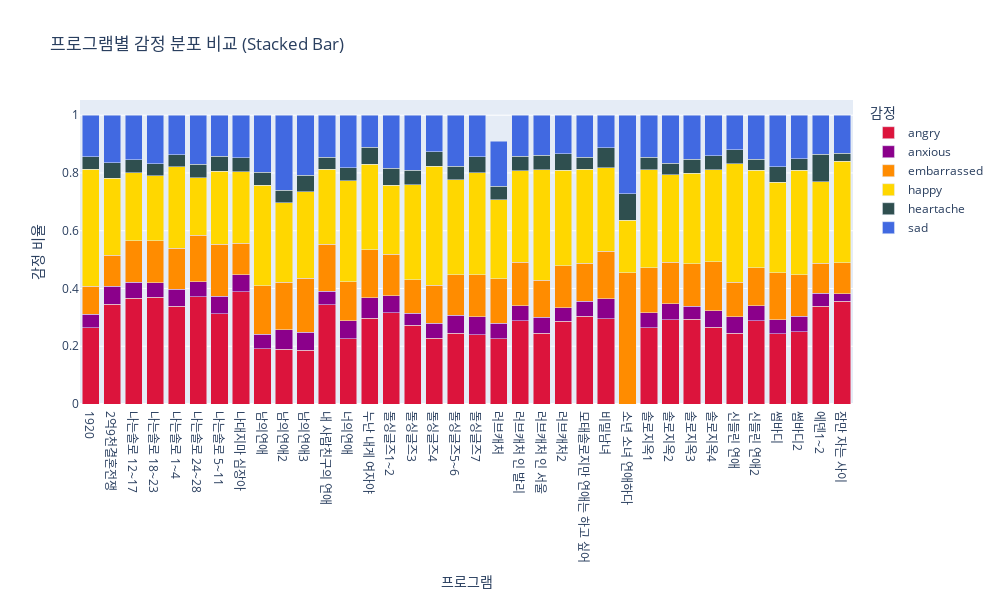

Source (notebook cell):
### Markdown cell above
## 2. 인터랙티브 감정 분석 (프로그램별 & 시계열)
- **목표**: 개별 프로그램별 감정 라벨 분포 확인 및 시간 흐름에 따른 감정 변화 시각화
- **도구**: Plotly (인터랙티브 그래프)

### Code cell
# 1. 프로그램별 감정 라벨 분포 (인터랙티브 Stacked Bar Chart)
# 데이터 준비 (Melt)
emotion_cols = [col for col in program_df.columns if col.endswith('_ratio') and 'avg' in col]
# 컬럼명 정리 (avg_angry_ratio -> angry)
rename_map = {col: col.replace('avg_', '').replace('_ratio', '') for col in emotion_cols}

program_melted = program_df.melt(
    id_vars=['program'], 
    value_vars=emotion_cols,
    var_name='Emotion', 
    value_name='Ratio'
)
program_melted['Emotion'] = program_melted['Emotion'].map(rename_map)

# 색상 매핑 정의 (일관성을 위해)
color_map = {
    'happy': '#FFD700',       # 금색
    'sad': '#4169E1',         # 파랑
    'angry': '#DC143C',       # 빨강
    'anxious': '#8B008B',     # 보라
    'embarrassed': '#FF8C00', # 오렌지
    'heartache': '#2F4F4F'    # 진한 회색
}

fig = px.bar(
    program_melted, 
    x='program', 
    y='Ratio', 
    color='Emotion',
    title='프로그램별 감정 분포 비교 (Stacked Bar)',
    color_discrete_map=color_map,
    hover_data={'Ratio': ':.1%'}
)

fig.update_layout(
    xaxis_title='프로그램',
    yaxis_title='감정 비율',
    legend_title_text='감정',
    barmode='stack',
    width=1000,
    height=600
)
fig.show()

### Figure 1 — Plotly figure (JSON) as saved in the notebook; plotly's stock layout.template omitted (floating-point values rounded to 4 significant figures)
{"data": [{"hovertemplate": "Emotion=angry<br>program=%{x}<br>Ratio=%{y:.1%}<extra></extra>", "legendgroup": "angry", "marker": {"color": "#DC143C", "pattern": {"shape": ""}}, "name": "angry", "orientation": "v", "showlegend": true, "textposition": "auto", "type": "bar", "x": ["1920", "2억9천결혼전쟁", "나는솔로 12~17", "나는솔로 18~23", "나는솔로 1~4", "나는솔로 24~28", "나는솔로 5~11", "나대지마 심장아", "남의연애", "남의연애2", "남의연애3", "내 사람친구의 연애", "너의연애", "누난 내게 여자야", "돌싱글즈1~2", "돌싱글즈3", "돌싱글즈4", "돌싱글즈5~6", "돌싱글즈7", "러브캐처", "러브캐처 인 발리", "러브캐처 인 서울", "러브캐처2", "모태솔로지만 연애는 하고 싶어", "비밀남녀", "소년 소녀 연애하다", "솔로지옥1", "솔로지옥2", "솔로지옥3", "솔로지옥4", "신들린 연애", "신들린 연애2", "썸바디", "썸바디2", "에덴1~2", "잠만 자는 사이"], "xaxis": "x", "y": [0.2646, 0.3459, 0.3664, 0.3703, 0.3384, 0.3713, 0.3124, 0.3891, 0.1918, 0.1889, 0.1869, 0.3445, 0.2257, 0.2972, 0.3153, 0.2728, 0.2277, 0.2454, 0.2401, 0.2261, 0.2881, 0.2448, 0.2867, 0.3041, 0.2955, 0.0, 0.2638, 0.2923, 0.2933, 0.2665, 0.2445, 0.2881, 0.2433, 0.2504, 0.338, 0.3554], "yaxis": "y"}, {"hovertemplate": "Emotion=anxious<br>program=%{x}<br>Ratio=%{y:.1%}<extra></extra>", "legendgroup": "anxious", "marker": {"color": "#8B008B", "pattern": {"shape": ""}}, "name": "anxious", "orientation": "v", "showlegend": true, "textposition": "auto", "type": "bar", "x": ["1920", "2억9천결혼전쟁", "나는솔로 12~17", "나는솔로 18~23", "나는솔로 1~4", "나는솔로 24~28", "나는솔로 5~11", "나대지마 심장아", "남의연애", "남의연애2", "남의연애3", "내 사람친구의 연애", "너의연애", "누난 내게 여자야", "돌싱글즈1~2", "돌싱글즈3", "돌싱글즈4", "돌싱글즈5~6", "돌싱글즈7", "러브캐처", "러브캐처 인 발리", "러브캐처 인 서울", "러브캐처2", "모태솔로지만 연애는 하고 싶어", "비밀남녀", "소년 소녀 연애하다", "솔로지옥1", "솔로지옥2", "솔로지옥3", "솔로지옥4", "신들린 연애", "신들린 연애2", "썸바디", "썸바디2", "에덴1~2", "잠만 자는 사이"], "xaxis": "x", "y": [0.04681, 0.06234, 0.05551, 0.04967, 0.05869, 0.05143, 0.0615, 0.05914, 0.05039, 0.06835, 0.06129, 0.04605, 0.06271, 0.07033, 0.05942, 0.04064, 0.05202, 0.06229, 0.06173, 0.05382, 0.05215, 0.05594, 0.04696, 0.05249, 0.06846, 0.0, 0.05267, 0.05431, 0.04577, 0.0556, 0.05706, 0.05246, 0.04886, 0.05287, 0.04504, 0.02566], "yaxis": "y"}, {"hovertemplate": "Emotion=embarrassed<br>program=%{x}<br>Ratio=%{y:.1%}<extra></extra>", "legendgroup": "embarrassed", "marker": {"color": "#FF8C00", "pattern": {"shape": ""}}, "name": "embarrassed", "orientation": "v", "showlegend": true, "textposition": "auto", "type": "bar", "x": ["1920", "2억9천결혼전쟁", "나는솔로 12~17", "나는솔로 18~23", "나는솔로 1~4", "나는솔로 24~28", "나는솔로 5~11", "나대지마 심장아", "남의연애", "남의연애2", "남의연애3", "내 사람친구의 연애", "너의연애", "누난 내게 여자야", "돌싱글즈1~2", "돌싱글즈3", "돌싱글즈4", "돌싱글즈5~6", "돌싱글즈7", "러브캐처", "러브캐처 인 발리", "러브캐처 인 서울", "러브캐처2", "모태솔로지만 연애는 하고 싶어", "비밀남녀", "소년 소녀 연애하다", "솔로지옥1", "솔로지옥2", "솔로지옥3", "솔로지옥4", "신들린 연애", "신들린 연애2", "썸바디", "썸바디2", "에덴1~2", "잠만 자는 사이"], "xaxis": "x", "y": [0.09681, 0.1072, 0.1429, 0.1446, 0.1424, 0.1613, 0.1789, 0.1085, 0.1677, 0.1652, 0.1867, 0.1621, 0.1352, 0.1662, 0.1436, 0.1171, 0.131, 0.1403, 0.1459, 0.1531, 0.1508, 0.1273, 0.1456, 0.1306, 0.1654, 0.4545, 0.1557, 0.144, 0.1462, 0.1698, 0.1192, 0.1308, 0.1618, 0.1437, 0.1043, 0.1072], "yaxis": "y"}, {"hovertemplate": "Emotion=happy<br>program=%{x}<br>Ratio=%{y:.1%}<extra></extra>", "legendgroup": "happy", "marker": {"color": "#FFD700", "pattern": {"shape": ""}}, "name": "happy", "orientation": "v", "showlegend": true, "textposition": "auto", "type": "bar", "x": ["1920", "2억9천결혼전쟁", "나는솔로 12~17", "나는솔로 18~23", "나는솔로 1~4", "나는솔로 24~28", "나는솔로 5~11", "나대지마 심장아", "남의연애", "남의연애2", "남의연애3", "내 사람친구의 연애", "너의연애", "누난 내게 여자야", "돌싱글즈1~2", "돌싱글즈3", "돌싱글즈4", "돌싱글즈5~6", "돌싱글즈7", "러브캐처", "러브캐처 인 발리", "러브캐처 인 서울", "러브캐처2", "모태솔로지만 연애는 하고 싶어", "비밀남녀", "소년 소녀 연애하다", "솔로지옥1", "솔로지옥2", "솔로지옥3", "솔로지옥4", "신들린 연애", "신들린 연애2", "썸바디", "썸바디2", "에덴1~2", "잠만 자는 사이"], "xaxis": "x", "y": [0.4038, 0.2663, 0.2353, 0.2263, 0.2829, 0.2001, 0.254, 0.2472, 0.3481, 0.2744, 0.3, 0.2604, 0.3487, 0.2966, 0.2388, 0.3295, 0.4125, 0.3283, 0.3537, 0.2734, 0.316, 0.3828, 0.3299, 0.3262, 0.2887, 0.1818, 0.339, 0.3027, 0.3132, 0.3189, 0.4111, 0.3385, 0.3136, 0.3621, 0.2816, 0.3526], "yaxis": "y"}, {"hovertemplate": "Emotion=heartache<br>program=%{x}<br>Ratio=%{y:.1%}<extra></extra>", "legendgroup": "heartache", "marker": {"color": "#2F4F4F", "pattern": {"shape": ""}}, "name": "heartache", "orientation": "v", "showlegend": true, "textposition": "auto", "type": "bar", "x": ["1920", "2억9천결혼전쟁", "나는솔로 12~17", "나는솔로 18~23", "나는솔로 1~4", "나는솔로 24~28", "나는솔로 5~11", "나대지마 심장아", "남의연애", "남의연애2", "남의연애3", "내 사람친구의 연애", "너의연애", "누난 내게 여자야", "돌싱글즈1~2", "돌싱글즈3", "돌싱글즈4", "돌싱글즈5~6", "돌싱글즈7", "러브캐처", "러브캐처 인 발리", "러브캐처 인 서울", "러브캐처2", "모태솔로지만 연애는 하고 싶어", "비밀남녀", "소년 소녀 연애하다", "솔로지옥1", "솔로지옥2", "솔로지옥3", "솔로지옥4", "신들린 연애", "신들린 연애2", "썸바디", "썸바디2", "에덴1~2", "잠만 자는 사이"], "xaxis": "x", "y": [0.04493, 0.05421, 0.04514, 0.04132, 0.04011, 0.04572, 0.05184, 0.04884, 0.04421, 0.04377, 0.05766, 0.04139, 0.04545, 0.05865, 0.05869, 0.04992, 0.05015, 0.04666, 0.05432, 0.04778, 0.05109, 0.05121, 0.05684, 0.04107, 0.06942, 0.09091, 0.04344, 0.03977, 0.04961, 0.04937, 0.04816, 0.03686, 0.05425, 0.04039, 0.09622, 0.02782], "yaxis": "y"}, {"hovertemplate": "Emotion=sad<br>program=%{x}<br>Ratio=%{y:.1%}<extra></extra>", "legendgroup": "sad", "marker": {"color": "#4169E1", "pattern": {"shape": ""}}, "name": "sad", "orientation": "v", "showlegend": true, "textposition": "auto", "type": "bar", "x": ["1920", "2억9천결혼전쟁", "나는솔로 12~17", "나는솔로 18~23", "나는솔로 1~4", "나는솔로 24~28", "나는솔로 5~11", "나대지마 심장아", "남의연애", "남의연애2", "남의연애3", "내 사람친구의 연애", "너의연애", "누난 내게 여자야", "돌싱글즈1~2", "돌싱글즈3", "돌싱글즈4", "돌싱글즈5~6", "돌싱글즈7", "러브캐처", "러브캐처 인 발리", "러브캐처 인 서울", "러브캐처2", "모태솔로지만 연애는 하고 싶어", "비밀남녀", "소년 소녀 연애하다", "솔로지옥1", "솔로지옥2", "솔로지옥3", "솔로지옥4", "신들린 연애", "신들린 연애2", "썸바디", "썸바디2", "에덴1~2", "잠만 자는 사이"], "xaxis": "x", "y": [0.143, 0.164, 0.1547, 0.1677, 0.1375, 0.1701, 0.1414, 0.1472, 0.1978, 0.2594, 0.2074, 0.1456, 0.1822, 0.111, 0.1842, 0.1901, 0.1267, 0.177, 0.1442, 0.1549, 0.1418, 0.1379, 0.134, 0.1456, 0.1126, 0.2727, 0.1453, 0.167, 0.1519, 0.1398, 0.12, 0.1532, 0.1782, 0.1504, 0.1348, 0.1312], "yaxis": "y"}], "layout": {"barmode": "stack", "height": 600, "legend": {"title": {"text": "감정"}, "tracegroupgap": 0}, "title": {"text": "프로그램별 감정 분포 비교 (Stacked Bar)"}, "width": 1000, "xaxis": {"anchor": "y", "domain": [0, 1], "title": {"text": "프로그램"}}, "yaxis": {"anchor": "x", "domain": [0, 1], "title": {"text": "감정 비율"}}}}
